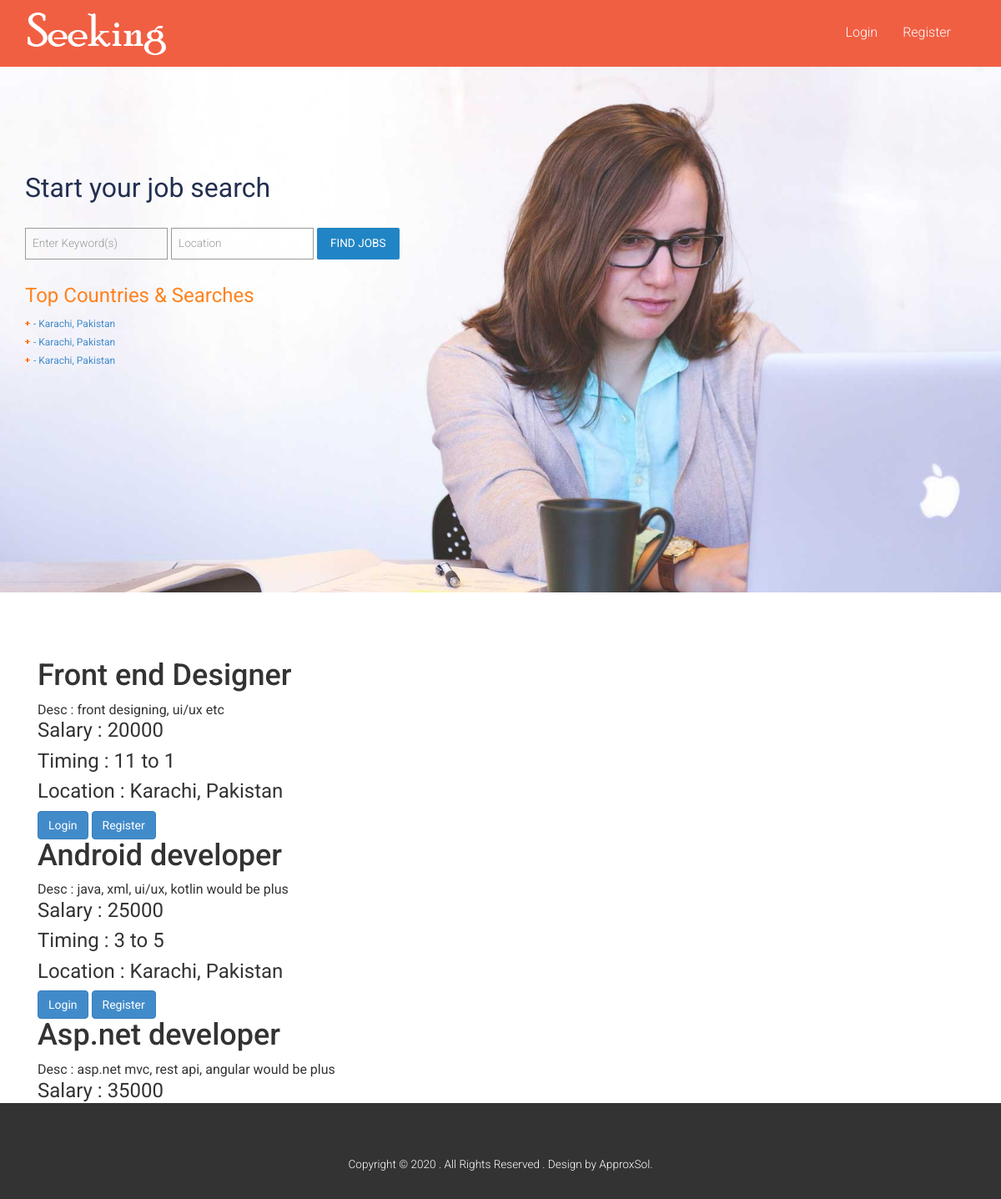
The page / on the database its author committed.
### tables this page shows
CREATE TABLE `jobs` (
  `jobid` int(11) NOT NULL,
  `title` varchar(50) NOT NULL,
  `catid` int(11) NOT NULL,
  `description` varchar(50) NOT NULL,
  `salary` varchar(50) NOT NULL,
  `timing` varchar(50) NOT NULL,
  `location` varchar(50) NOT NULL,
  `empid` int(11) NOT NULL
);

### job.php (the view, shortened to what this page needs)
<div class="banner">
	<div class="container">
		<div id="search_wrapper">
		 <div id="search_form" class="clearfix">
		 <h1>Start your job search</h1>
		    <p>
			 <input type="text" class="text" placeholder=" " value="Enter Keyword(s)" onfocus="this.value = '';" onblur="if (this.value == '') {this.value = 'Enter Keyword(s)';}">
			 <input type="text" class="text" placeholder=" " value="Location" onfocus="this.value = '';" onblur="if (this.value == '') {this.value = 'Location';}">
			 <label class="btn2 btn-2 btn2-1b"><input type="submit" value="Find Jobs"></label>
			</p>
            <h2 class="title">top Countries &amp; searches</h2>
         </div>
		 <div id="city_1" class="clearfix">
			 <ul class="orange">
			 <?php
				include('dbconnect.php');
				$sql = "select * from jobs";
				$rs = mysqli_query($con,$sql);
				while($data = mysqli_fetch_array($rs)){
			 ?>
			 <li>
			 <a href="#"><?= $data['categories'] ?> - <?= $data['location'] ?> </a>
			 </li>
			 <?php
				}
				?>
			 </ul>
	     </div>
       </div>
   </div>
</div>
<div class="container">
<div class="single">
<?php
  include('dbconnect.php');
  $sql = "select * from jobs";
  $rs = mysqli_query($con,$sql);
  while($data = mysqli_fetch_array($rs)){
?>
       <div class="col-md-12" height="400px;" >
                <h1><?= $data['title'] ?></h1>
                <p>Desc :   <?= $data['description'] ?></p>
                <h3>Salary :   <?= $data['salary'] ?></h3>
                <h3>Timing :   <?= $data['timing'] ?></h3>
                <h3>Location :   <?= $data['location'] ?></h3>
                 <?php
					$type = $_SESSION['type'];
					if($type == 2){
						echo "<a href='apply.php?jobid=".$data["jobid"]."' class='btn btn-primary'>Apply Now</a>";
					}else{
						echo '<a href="login.php" class="btn btn-primary"> Login </a> ';
						echo '<a href="register.php" class="btn btn-primary"> Register </a>';
					}
				 ?>
        </div>
       <?php
  }
  ?>
     </div>
</div>

### css/style.css (style rules this page uses)
h4, h5, h6, h1, h2, h3 { margin-top: 0; }
ul, ol { margin: 0; }
p { margin: 0; }
html, body { font-family: 'Roboto', sans-serif; font-size: 100%; background:#fff; }
body a { transition:0.5s all; -webkit-transition:0.5s all; -moz-transition:0.5s all; -o-transition:0.5s all; -ms-transition:0.5s all; }
.banner { background:url(../images/banner.jpg)no-repeat center top; background-size:cover; -webkit-background-size:cover; -moz-background-size:cover; -o-background-size:cover; min-height:630px; }
#search_wrapper { margin-top:8em; }
#search_form h1 { color: #222f50; font-size: 2em; margin-bottom: 10px; font-weight:400; }
#search_wrapper p { margin: 20px 0; }
#search_form input[type="text"] { padding: 8px; font-size: 0.85em; margin: 10px 0; border: 1px solid #999; color: #999; background: none; outline: none; font-weight: 300; }
#search_form label { position: relative; z-index: 1; }
.btn2 { cursor: pointer; padding: 8px 10px; display: inline-block; text-transform: uppercase; outline: none; position: relative; -webkit-transition: all 0.3s; -moz-transition: all 0.3s; transition: all 0.3s; font-size: 0.85em; border-radius: 2px; -webkit-border-radius: 2px; -moz-border-radius: 2px; -o-border-radius: 2px; font-weight: 300; margin: 0px; vertical-align: baseline; }
.btn-2 { background:#2185C5; color: #fff; }
.btn2-1b:after { width: 100%; height: 0; top: 0; left: 0; background:#f15f43; color:#fff; border-radius: 2px; -webkit-border-radius: 2px; -moz-border-radius: 2px; -o-border-radius: 2px; }
.btn2:after { content: ''; position: absolute; z-index: -1; -webkit-transition: all 0.3s; -moz-transition: all 0.3s; transition: all 0.3s; }
#search_form input[type="submit"] { -webkit-appearance: none; cursor: pointer; border: none; outline: none; background: none; text-transform: uppercase; font-weight: 400; }
h2.title { font-size: 1.5em; border-bottom: none; color: #ff821c !important; margin: 0; margin-bottom: 8px; margin-top: 4px; padding-bottom: 0; font-weight:400; text-transform: capitalize; }
#city_1 { height: 106px; width: 516px; display: block; }
#city_1 ul { float: left; font-size: 12px; color: #010101; list-style: none; padding:5px 0 0 0; margin-right: 10%; }
#city_1 ul li { margin-bottom: 5px; padding-left: 10px; }
#city_1 ul.orange li { background: url(../images/orange-bullet1.gif) no-repeat 0 5px; }
.single { padding:5em 0; }
.headings h1, h2,h3,h4,h5,h6 { font-weight:400; }
.radio label, .checkbox label, label { font-size: 0.85em; font-weight: 300; vertical-align: middle; }

### rows shown on the page
jobs: location "Karachi, Pakistan", title "Front end Designer", description "front designing, ui/ux etc", salary "20000", timing "11 to 1", shows "Login"
jobs: location "Karachi, Pakistan", title "Android developer", description "java, xml, ui/ux, kotlin would be plus", salary "25000", timing "3 to 5", shows "Login"
jobs: location "Karachi, Pakistan", title "Asp.net developer", description "asp.net mvc, rest api, angular would be plus", salary "35000"
